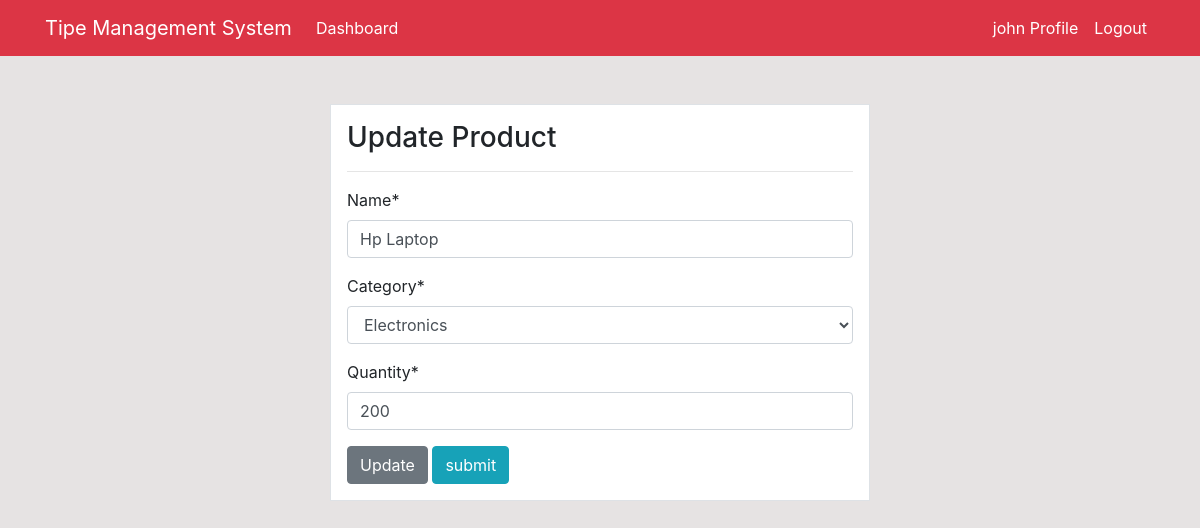
The page /product/update/3/ (signed in) on the database as committed earlier.
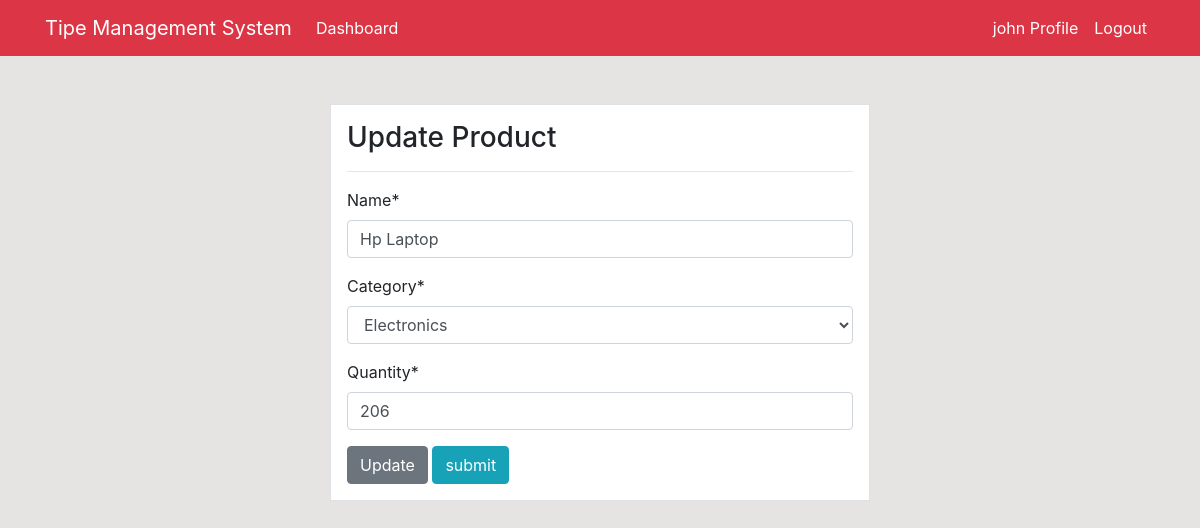
The same page on the database as committed later.
### dashboard/models.py (models this page shows, shortened)
class Product(models.Model):
    name = models.CharField(max_length=25,null=True)
    category = models.CharField(max_length=25,choices=CATEGORY,null=True)
    quantity = models.PositiveBigIntegerField(null=True)
    class Meta:
        verbose_name_plural = 'Staff Product'

### dashboard/views.py (the view)
# urls.py: path('product/update/<int:pk>/',views.product_update ,name="product_update"),
@login_required(login_url = 'account:login')
def product_update(request , pk):
    item = Product.objects.get(id = pk)
    if request.method == "POST":
        form = ProductForm(request.POST , instance=item)
        if form.is_valid():
            form.save()
            return redirect ("dashboard:product")
    else:
        form = ProductForm(instance=item)
    context = {
        'form':form
    }
    return render(request , "dashboard/product_update.html",context)

### dashboard/forms.py
class ProductForm(forms.ModelForm):
    class Meta:
        model = Product
        fields = '__all__'

### templates/dashboard/product_update.html (shortened to what this page needs)
{% extends 'base.html' %}
{% load crispy_forms_tags %}
{% block content %}
<div class="container">
    <div class="row mt-5">
        <div class="col-md-6 offset-md-3">
            <div class="border bg-white p-3">
                <h3>Update Product</h3>
                <hr>
                <form method="POST">
                    {{form|crispy}}
                    <a class="btn btn-secondary" href="{% url 'dashboard:product' %}">Update</a>
                    <input type="submit" value="submit" class="btn btn-info">
                </form>
            </div>
        </div>
    </div>
</div>
{% endblock %}

Rows that differ between the two databases and show on the page:
changed Product "Hp Laptop": quantity "200" → "206"
